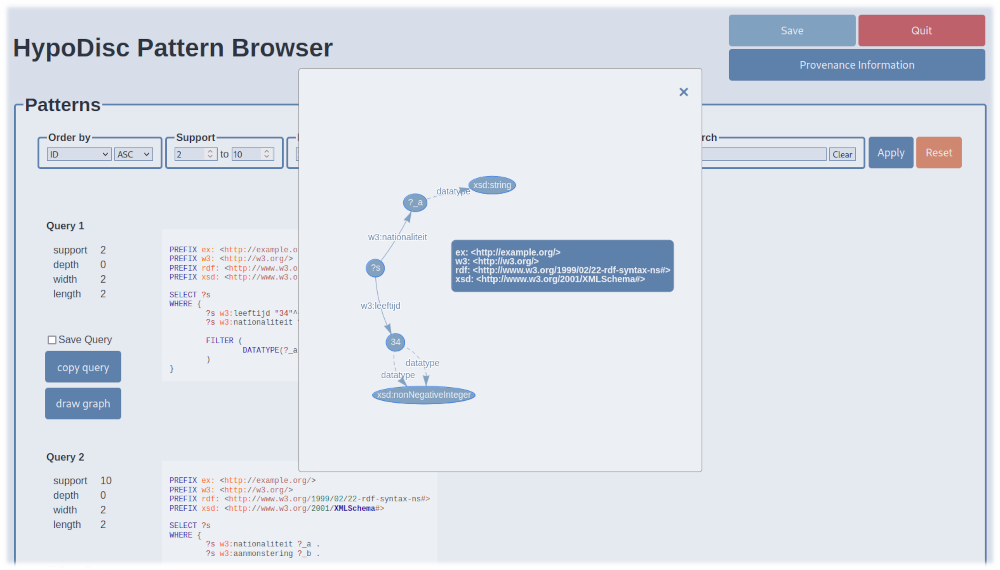
#> input picture tests/browser.png, 1000 x 570 px; its folder holds only this picture in this run
$ python -i visual.py   (imports and definitions only)
#> lines starting #> are read from the running program, lines starting #| are printed output that depends on the picture
#!/usr/bin/python3

import base64
from io import BytesIO
from PIL import Image

import numpy as np

from hypodisc.data.hdf5 import UNTNDFIXL


_IMG_SIZE = 232
_IMG_CROP = 224
_IMG_MODE = "RGB"
_IMG_INTERPOLATIONMODE = Image.BILINEAR
_IMG_MEAN = np.array([0.485, 0.456, 0.406]) * 255
_IMG_STD = np.array([0.229, 0.224, 0.225]) * 255

# [76 lines left out: functions generate_data, b64_to_img, not called in this run]


def resize(im, interpolation_mode=None):
    w, h = im.size
    if w == _IMG_SIZE and h == _IMG_SIZE:
        return im
    elif w == h:
        return im.resize((_IMG_SIZE, _IMG_SIZE), interpolation_mode)
    elif w > h:
        return im.resize(((_IMG_SIZE * w)//h, _IMG_SIZE), interpolation_mode)
    else:  # h < w
        return im.resize((_IMG_SIZE, (h * _IMG_SIZE)//w), interpolation_mode)


# [9 lines left out: function centerCrop, not called in this run]

def normalize(im):
    return ((im - _IMG_MEAN[:, None, None]) / _IMG_STD[:, None, None]).float()

>>> from PIL import Image
>>> picture = Image.open('../../tests/browser.png')
#> picture is the input picture: PIL image 1000x570 RGBA; mean R, G, B, A 219.2, 223.9, 233, 245.3
>>> result = resize(picture)
#> in resize, `return im.resize(((_IMG_SIZE * w)//h, _IMG_SIZE), interpolation_mode)`:
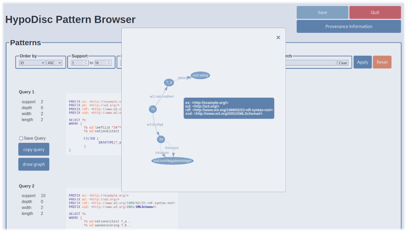
#> returned value: PIL image 407x232 RGBA; mean R, G, B, A 219.5, 224.1, 233.1, 245.3; transparent parts drawn white
